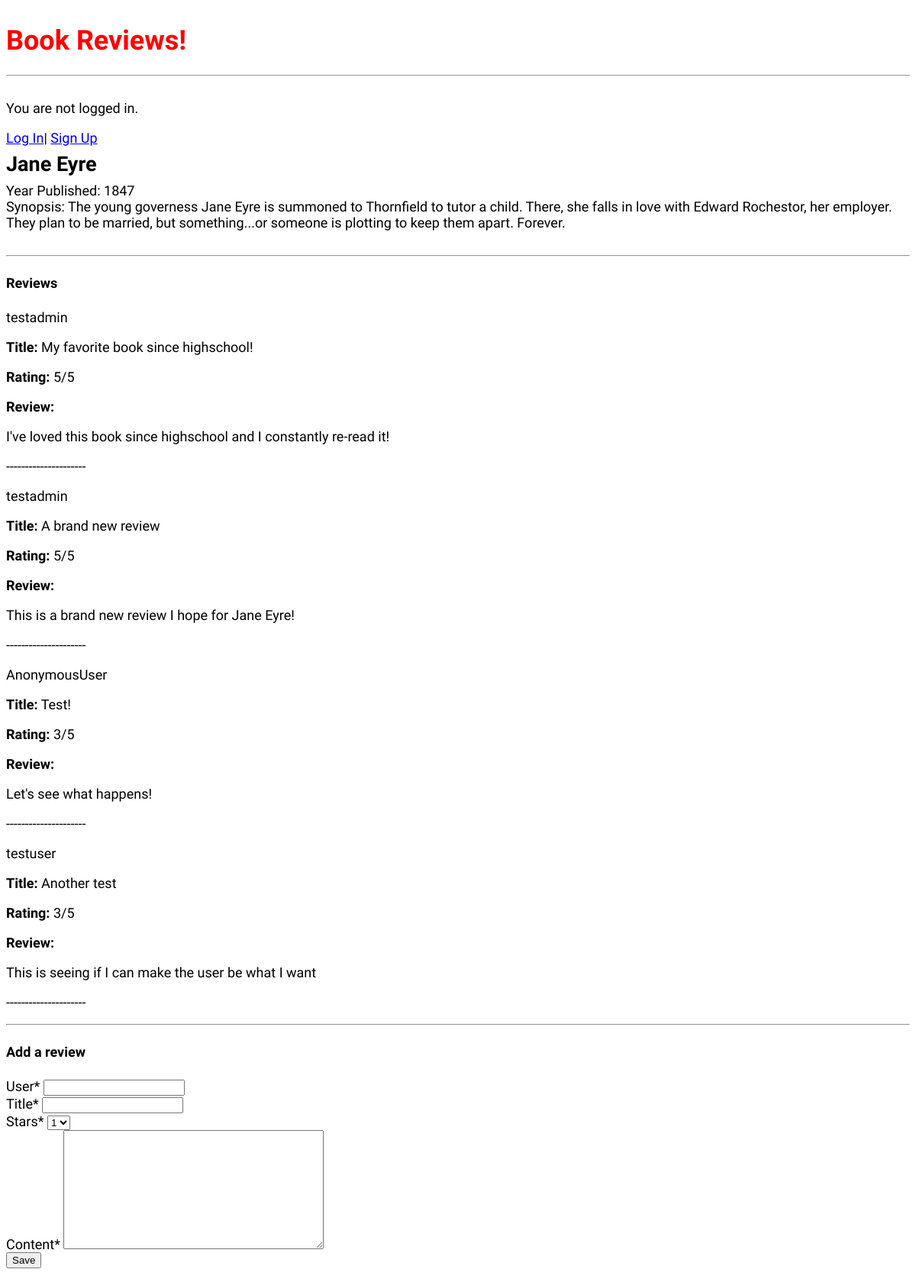
Screenshot of /book/1/ with the database file from the repository.
### books/models.py (models this page shows, shortened)
class Book(models.Model):
    title = models.CharField(max_length=120)
    author = models.CharField(max_length=50)
    synopsis = models.TextField()
    year_published = models.IntegerField()

class Review(models.Model):
    rate_choices = (
        (1,1),
        (2,2),
        (3,3),
        (4,4),
        (5,5)
    )
    stars = models.IntegerField(choices=rate_choices, default=1)
    title = models.CharField(max_length=100)
    book = models.ForeignKey(Book, on_delete=models.CASCADE)
    content = models.TextField()
    user = models.CharField(max_length=20)
    def __str__(self):
        return str(self.title)

### books/views.py (the view, shortened to what this page needs)
# urls.py: path("book/<int:pk>/", BookDetailView.as_view(), name="book_detail"),
class BookDetailView(View): # new
    def get(self, request, *args, **kwargs):
        view = ReviewGet.as_view()
        return view(request, *args, **kwargs)

### books/forms.py
class ReviewForm(forms.ModelForm):
    class Meta:
        model = Review
        fields = ("user", "title", "stars", "content")

### books/views.py (called while the page is built)
    def get_context_data(self, **kwargs): # new
        context = super().get_context_data(**kwargs)
        context["form"] = ReviewForm()
        return context

### books/templates/book_detail.html (shortened to what this page needs)
{% extends "base.html" %}
{% load crispy_forms_tags %}
    {% block content %}
        <div class="book-entry">
            <h2>{{ object.title }}</h2>
            <p>Year Published: {{ object.year_published }}</p>
            <p>Synopsis: {{ object.synopsis }}</p>
        </div>
        <hr>
        <h4>Reviews</h4>
        {% for review in book.review_set.all %}
        <p>{{ review.user }} </p>
        <p><b>Title:</b> {{ review }} </p>
        <p><b>Rating:</b> {{ review.stars }}/5</p>
        <p><b>Review:</b></p>
        <p>{{ review.content }}</p>
        <p>---------------------</p>
        {% endfor %}
        <hr>
        <h4>Add a review</h4>
            <form action="" method="post">{% csrf_token %}
                {{ form|crispy }}
                <button class="btn btn-success ml-2" type="submit">Save</button>
            </form>
    {% endblock content %}

### static/css/base.css (style rules this page uses)
body { font-family: 'Source Sans Pro', sans-serif; font-size: 18px; }
.book-entry { margin-bottom: 2rem; }
.book-entry h2 { margin: 0.5rem 0; }
.book-entry p { margin: 0; font-weight: 400; }

### rows the page displays
Book: title "Jane Eyre", year_published "1847", synopsis "The young governess Jane Eyre is summoned to Thornfield to tutor a child. There, she falls in love with Edward Rochestor, her employer. They plan to be married, but something...or someone is plotting to keep them apart. Forever."
Review: user "testadmin", title "My favorite book since highschool!", stars "5", content "I've loved this book since highschool and I constantly re-read it!"
Review: user "testadmin", title "A brand new review", stars "5", content "This is a brand new review I hope for Jane Eyre!"
Review: user "AnonymousUser", title "Test!", stars "3", content "Let's see what happens!"
Review: user "testuser", title "Another test", stars "3", content "This is seeing if I can make the user be what I want"
